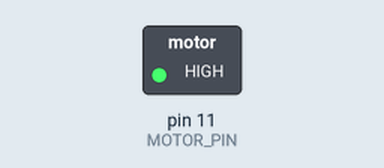
Simulated run of this sketch. Board: Arduino Uno, built with avr-gcc and run on an emulated ATmega328P. Shown: switched loads named in the sketch (green lamp = pin HIGH).

Above: at 1.5 s.
At 4.5 s:
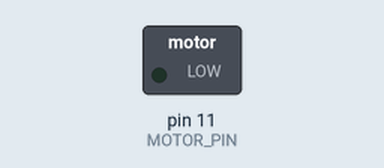
Timing chart, 0 to 7.8 s (numbered marks = the images above):
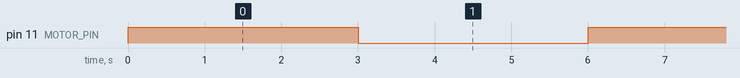

The sketch:

GPRS_test.ino
```cpp
//const char *string_11[1] PROGMEM = { "AT+HTTPTERM" };
#define MOTOR_PIN 11
void setup()
{
	Serial.begin(9600);
	pinMode(MOTOR_PIN, OUTPUT);

}
void loop() {


	digitalWrite(MOTOR_PIN, HIGH);
	delay(3000);
	digitalWrite(MOTOR_PIN, LOW);
	delay(3000);

}
```

Measured:
- by itself, pin 11 (MOTOR_PIN): alternates HIGH for 3.0 s and LOW for 3.0 s
